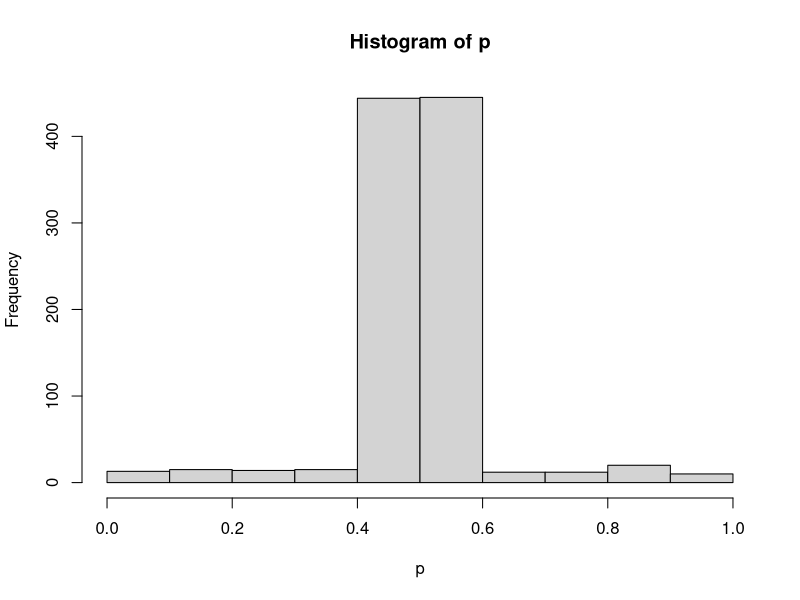

Write the R code that produced this figure.
#a
p <- rbeta(1000, 100, 100)
sum(p > 0.44 & p < 0.56)/1000

inde <- rbinom(1000, 1, 0.9)
p <- rbeta(1000, 500, 500) * inde + 
       rbeta(1000, 1, 1) * (1-inde)
sum(p > 0.44 & p < 0.56)/1000
hist(p)

#b
po.p1 <- rbeta(1000, 145, 155)
quantile(po.p1, c(0.05, 0.95))
library(LearnBayes)
probs <- c(0.9, 0.1)
beta.par1 <- c(500, 500)
beta.par2 <- c(1, 1)
betapar <- rbind(beta.par1, beta.par2)
data <- c(45, 55)
post <- binomial.beta.mix(probs, betapar, data)
post
inde <- rbinom(1000, 1, 0.97776)
p <- rbeta(1000, 545, 555) * inde + 
       rbeta(1000, 46, 56) * (1-inde)
quantile(p, c(0.05, 0.95))


#c
po.p1 <- rbeta(1000, 130, 170)
quantile(po.p1, c(0.05, 0.95))
library(LearnBayes)
probs <- c(0.9, 0.1)
beta.par1 <- c(500, 500)
beta.par2 <- c(1, 1)
betapar <- rbind(beta.par1, beta.par2)
data <- c(30, 70)
post <- binomial.beta.mix(probs, betapar, data)
post
inde <- rbinom(1000, 1, 0.97776)
p <- rbeta(1000, 530, 570) * inde + 
       rbeta(1000, 31, 71) * (1-inde)
quantile(p, c(0.05, 0.95))
